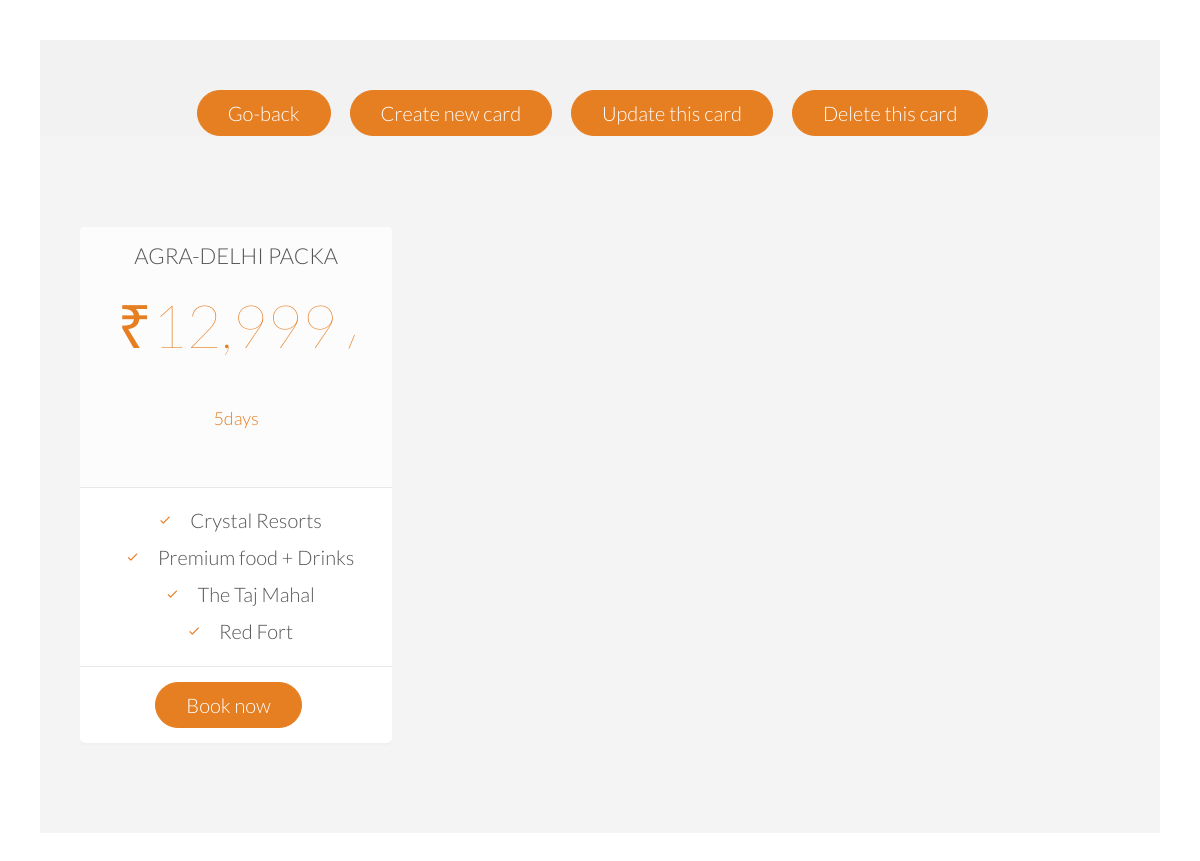
The app's page /post/2/ (signed in) with its own data.
### blog/models.py (models this page shows, shortened)
class Places(models.Model):
    id = models.CharField(primary_key=True,max_length=10)
    name = models.CharField(max_length=100)
    price = models.CharField(max_length=100)
    per = models.CharField(max_length=100)
    adv1 = models.CharField(max_length=100)
    adv2 = models.CharField(max_length=100)
    adv3 = models.CharField(max_length=100)
    adv4 = models.CharField(max_length=100)
    amount = models.IntegerField(default=0)

### blog/views.py (the view)
# urls.py: path('post/<str:pk>/', PostDetailView.as_view(), name='post-detail'),
class PostDetailView(DetailView):
    model = Places

### blog/templates/blog/places_detail.html
{% extends "blog/index.html" %}
{% block auth-index %}
{% load static %}
<div class="allitems" style="width:100%;  padding: 40px; text-align: center; margin-top:2px;margin-bottom:2px;margin:auto;">
<header style="background:rgba(0,0,0,0.05);height:10%;">
  <nav>
    <a href="{% url 'users-auth'%}" class="btn btn-full"  id="book-button" style="margin-top:50px;">Go-back</a>
    <a href="{% url 'post-create'%}" class="btn btn-full"  id="book-button" >Create new card</a>
    <a href="{% url 'post-update' object.id %}" class="btn btn-full"  id="book-button" >Update this card</a>
    <a href="{% url 'post-delete' object.id %}" class="btn btn-full"  id="book-button" >Delete this card</a>
  </nav>
</header>
  <section class="section-plans js--section-plans" id="plans">
          <div class="row">
          <div class="col span-1-of-3">
              <div class="plan-box js--wp-4">
                  <div>
                      <h3>{{ places.name }}</h3>
                      <p class="plan-price">{{ places.price }} <span>{{ places.per }}</span></p>
                      <br>
                      </div>
                  <div>
                      <ul>
                          <li><i class="ion-ios-checkmark-empty icon-small"></i>{{ places.adv1 }}</li>
                          <li><i class="ion-ios-checkmark-empty icon-small"></i>{{ places.adv2 }}</li>
                          <li><i class="ion-ios-checkmark-empty icon-small"></i>{{ places.adv3 }}</li>
                          <li><i class="ion-ios-checkmark-empty icon-small"></i>{{ places.adv4 }}</li>
                      </ul>
                  </div>
                  <div >
                      <a href="{% url 'users-register'%}" class="btn btn-full"  id="book-button" >Book now</a>
                  </div>
              </div>
          </div>
  </section>
  </div>
  {% endblock %}

### blog/static/resources/css/style.css (style rules this page uses)
* { margin: 0; padding: 0; box-sizing: border-box; }
html, body { background-color: #fff; color: #555; font-family: 'Lato', 'Arial', sans-serif; font-weight: 300; font-size: 20px; text-rendering: optimizeLegibility; overflow-x: hidden; }
.row { max-width: 1140px; margin: 0 auto; }
section { padding: 80px 0; }
h1, h2, h3 { font-weight: 300; text-transform: uppercase; }
h3 { font-size: 110%; margin-bottom: 15px; }
.icon-small { display: inline-block; width: 30px; text-align: center; color: #e67e22; font-size: 120%; margin-right: 10px; line-height: 120%; vertical-align: middle; margin-top: -5px; }
a:link, a:visited { color: #e67e22; text-decoration: none; padding-bottom: 1px; border-bottom: 1px solid #e67e22; -webkit-transition: border-bottom 0.2s, color 0.2s; transition: border-bottom 0.2s, color 0.2s; }
.btn:link, .btn:visited, input[type=submit] { display: inline-block; padding: 10px 30px; font-weight: 300; text-decoration: none; border-radius: 200px; -webkit-transition: background-color 0.2s, border 0.2s, color 0.2s; transition: background-color 0.2s, border 0.2s, color 0.2s; }
.btn-full:link, .btn-full:visited, input[type=submit] { background-color: #e67e22; border: 1px solid #e67e22; color: #fff; margin-right: 15px; }
header { background-image: -webkit-linear-gradient(rgba(0, 0, 0, 0.7), rgba(0, 0, 0, 0.7)), url(img/hero.jpg); background-image: linear-gradient(rgba(0, 0, 0, 0.7), rgba(0, 0, 0, 0.7)), url(img/hero.jpg); background-size: cover; background-position: center; height: 100vh; background-attachment: fixed; }
.section-plans { background-color: #f4f4f4; }
.plan-box { background-color: #fff; border-radius: 5px; width: 90%; margin-left: 5%; box-shadow: 0 2px 2px #efefef; }
.plan-box div { padding: 15px; border-bottom: 1px solid #e8e8e8; }
.plan-box div:first-child { background-color: #fcfcfc; border-top-left-radius: 5px; border-top-right-radius: 5px; }
.plan-box div:last-child { text-align: center; border: 0; }
.plan-price { font-size: 300%; margin-bottom: 10px; font-weight: 100; color: #e67e22; }
.plan-price span { font-size: 30%; font-weight: 300; }
.plan-box ul { list-style: none; }
.plan-box ul li { padding: 5px 0; }
.js--wp-4 { -webkit-animation-duration: 1s; animation-duration: 1s; }

### blog/static/resources/css/queries.css (style rules this page uses)
@media only screen and (max-width: 1200px) { .row { padding: 0 2%; } }

### records on screen
Places: name "AGRA-DELHI PACKA", price "₹12,999", per "/ 5days", adv1 "Crystal Resorts", adv2 "Premium food + Drinks", adv3 "The Taj Mahal", adv4 "Red Fort"
